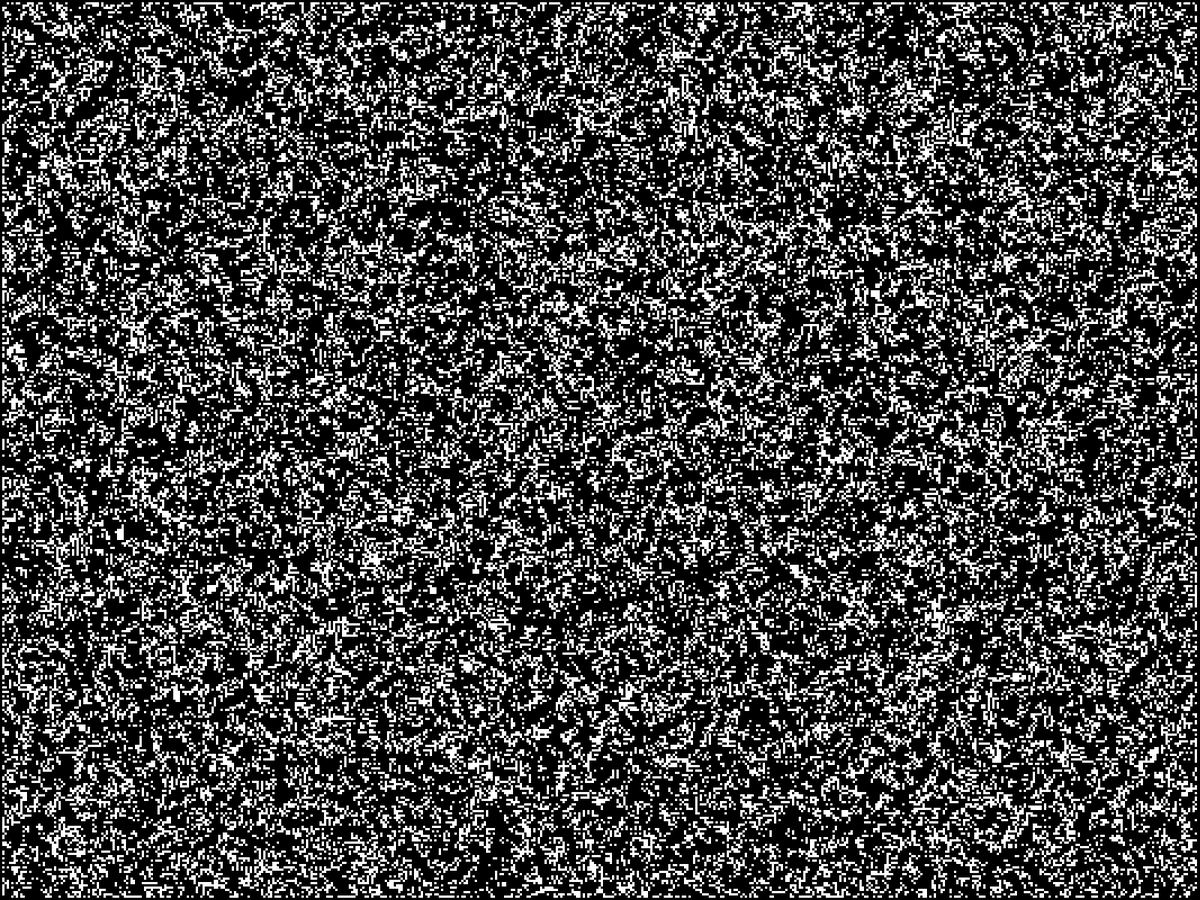
Frame 1 (no input)
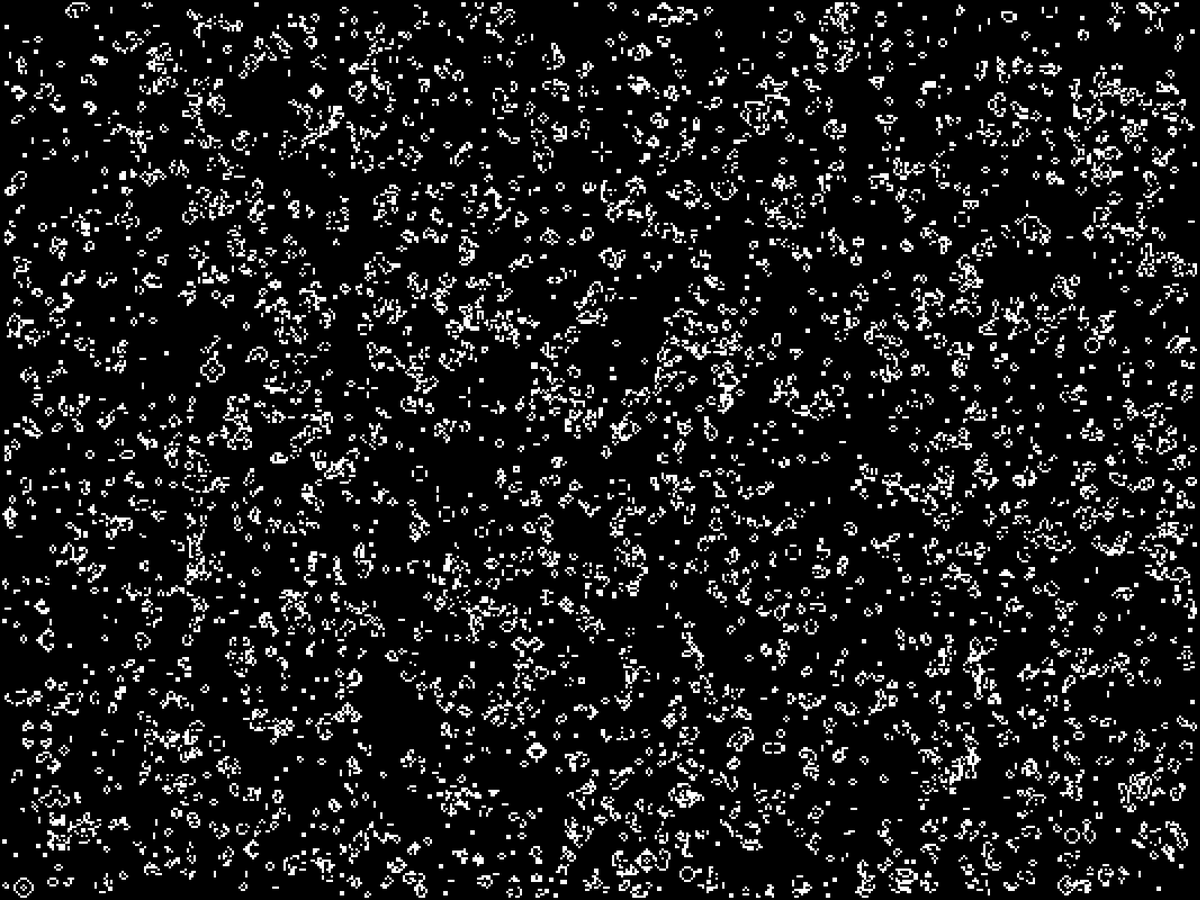
Frame 60 (the mouse pressed at the canvas centre just before this capture)
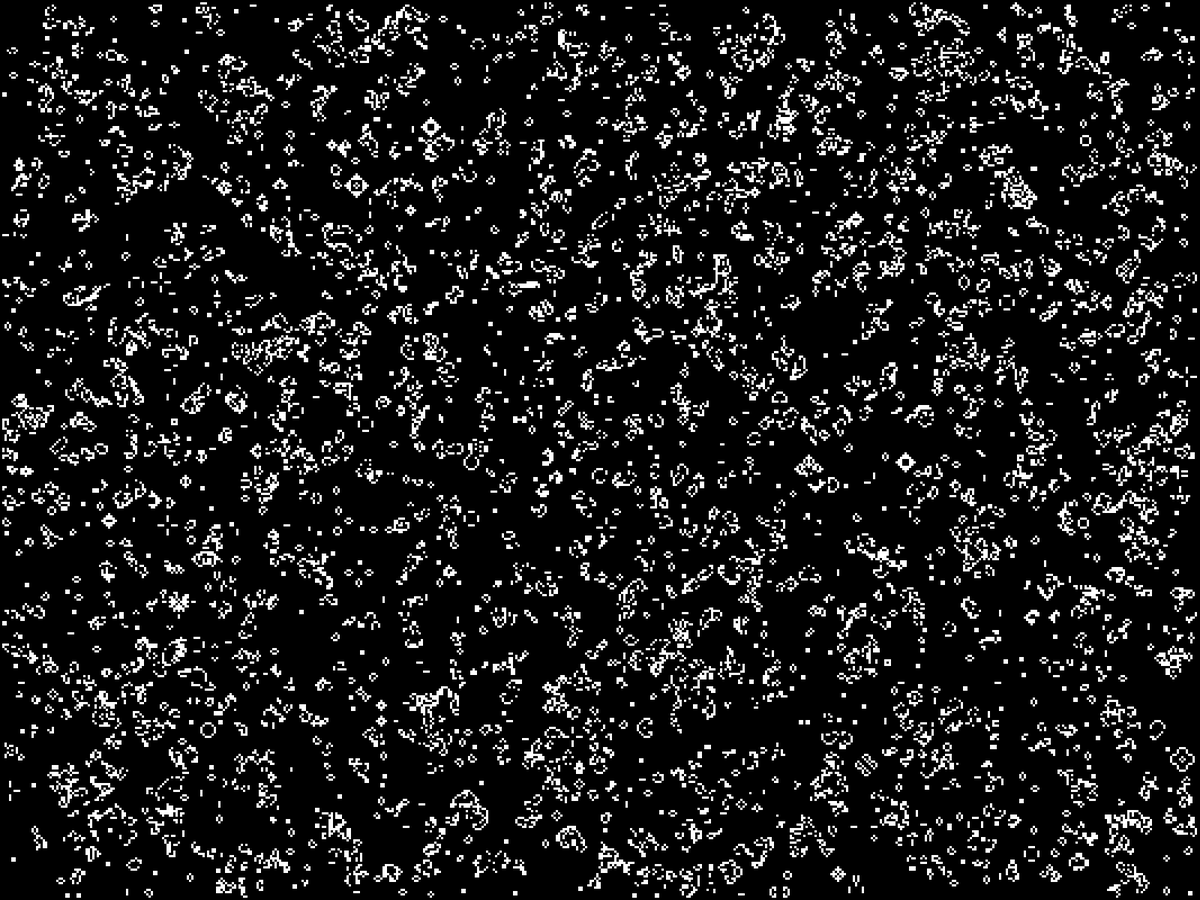
Frame 120 (the mouse held since frame 60 and released just before this capture)

The Processing sketch that drew these frames (run headless with seeded random() and noise(); from frame 60 on, the mouse is pressed at the canvas centre):

// Processing sketch: GameOfLifeSimple
// ── GameOfLifeSimple.pde

// A basic implementation of John Conway's Game of Life CA

GOL gol;

void setup() {
  //size(800, 800);
  fullScreen();
  smooth();
  gol = new GOL();
}

void draw() {
  background(0);

  gol.generate();
  gol.display();
}

// reset board when mouse is pressed
void mousePressed() {
  gol.init();
}

// ── GOL.pde
class GOL {

  int w = 3;
  //int w = 1;
  int columns, rows;

  // Game of life board
  int[][] board;


  GOL() {
    // Initialize rows, columns and set-up arrays
    columns = width/w;
    rows = height/w;
    board = new int[columns][rows];
    //next = new int[columns][rows];
    // Call function to fill array with random values 0 or 1
    init();
  }

  void init() {
    for (int i =1;i < columns-1;i++) {
      for (int j =1;j < rows-1;j++) {
        board[i][j] = int(random(2));
      }
    }
  }

  // The process of creating the new generation
  void generate() {

    int[][] next = new int[columns][rows];

    // Loop through every spot in our 2D array and check spots neighbors
    for (int x = 1; x < columns-1; x++) {
      for (int y = 1; y < rows-1; y++) {

        // Add up all the states in a 3x3 surrounding grid
        int neighbors = 0;
        for (int i = -1; i <= 1; i++) {
          for (int j = -1; j <= 1; j++) {
            neighbors += board[x+i][y+j];
          }
        }

        // A little trick to subtract the current cell's state since
        // we added it in the above loop
        neighbors -= board[x][y];

        // Rules of Life
        if      ((board[x][y] == 1) && (neighbors <  2)) next[x][y] = 0;           // Loneliness
        else if ((board[x][y] == 1) && (neighbors >  3)) next[x][y] = 0;           // Overpopulation
        else if ((board[x][y] == 0) && (neighbors == 3)) next[x][y] = 1;           // Reproduction
        else                                            next[x][y] = board[x][y];  // Stasis
      }
    }

    // Next is now our board
    board = next;
  }

  // This is the easy part, just draw the cells, fill 255 for '1', fill 0 for '0'
  void display() {
    for ( int i = 0; i < columns;i++) {
      for ( int j = 0; j < rows;j++) {
        if ((board[i][j] == 1)) fill(255);
        else fill(0); 
        //stroke(0);
        noStroke();
        rect(i*w, j*w, w, w);
      }
    }
  }
}
